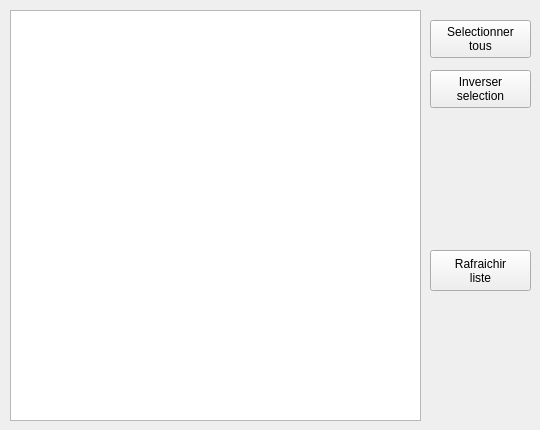
      <widget class="QWidget" name="tab_Arma3">
       <property name="font">
        <font>
         <pointsize>8</pointsize>
        </font>
       </property>
       <attribute name="title">
        <string>ARMA3</string>
       </attribute>
       <widget class="QListWidget" name="listWidget_Arma3">
        <property name="geometry">
         <rect>
          <x>10</x>
          <y>10</y>
          <width>411</width>
          <height>411</height>
         </rect>
        </property>
        <property name="font">
         <font>
          <family>MS Shell Dlg 2</family>
          <pointsize>10</pointsize>
         </font>
        </property>
       </widget>
       <widget class="QPushButton" name="pushButton_Mods_A3_InvSelect">
        <property name="geometry">
         <rect>
          <x>430</x>
          <y>70</y>
          <width>101</width>
          <height>38</height>
         </rect>
        </property>
        <property name="font">
         <font>
          <pointsize>9</pointsize>
         </font>
        </property>
        <property name="text">
         <string>Inverser
selection</string>
        </property>
       </widget>
       <widget class="QPushButton" name="pushButton_Mods_A3_SelectAll">
        <property name="geometry">
         <rect>
          <x>430</x>
          <y>20</y>
          <width>101</width>
          <height>38</height>
         </rect>
        </property>
        <property name="font">
         <font>
          <pointsize>9</pointsize>
         </font>
        </property>
        <property name="text">
         <string>Selectionner
tous</string>
        </property>
       </widget>
       <widget class="QLabel" name="label_GFX_Arma3">
        <property name="geometry">
         <rect>
          <x>430</x>
          <y>130</y>
          <width>101</width>
          <height>101</height>
         </rect>
        </property>
        <property name="text">
         <string notr="true"/>
        </property>
        <property name="pixmap">
         <pixmap resource="ressources.qrc">:/gfx/template.png</pixmap>
        </property>
        <property name="scaledContents">
         <bool>true</bool>
        </property>
       </widget>
       <widget class="QPushButton" name="pushButton_Mods_A3_RefreshList">
        <property name="geometry">
         <rect>
          <x>430</x>
          <y>250</y>
          <width>101</width>
          <height>41</height>
         </rect>
        </property>
        <property name="font">
         <font>
          <pointsize>9</pointsize>
         </font>
        </property>
        <property name="text">
         <string>Rafraichir
liste</string>
        </property>
       </widget>
      </widget>
